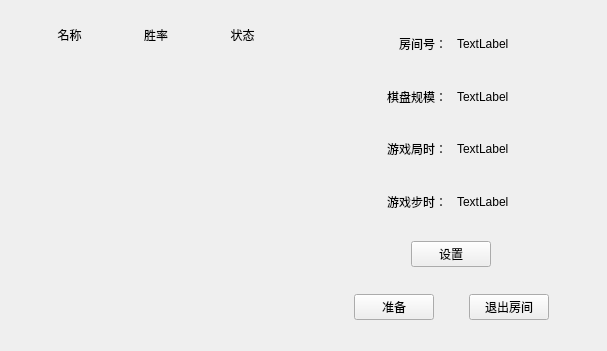
<?xml version="1.0" encoding="UTF-8"?>
<ui version="4.0">
 <class>InnerRoom</class>
 <widget class="QWidget" name="InnerRoom">
  <property name="geometry">
   <rect>
    <x>0</x>
    <y>0</y>
    <width>607</width>
    <height>351</height>
   </rect>
  </property>
  <property name="windowTitle">
   <string>Form</string>
  </property>
  <layout class="QHBoxLayout" name="horizontalLayout">
   <item>
    <widget class="QWidget" name="widget" native="true">
     <layout class="QVBoxLayout" name="verticalLayout">
      <item>
       <widget class="QWidget" name="widget_4" native="true">
        <property name="sizePolicy">
         <sizepolicy hsizetype="Preferred" vsizetype="Fixed">
          <horstretch>0</horstretch>
          <verstretch>0</verstretch>
         </sizepolicy>
        </property>
        <property name="minimumSize">
         <size>
          <width>0</width>
          <height>0</height>
         </size>
        </property>
        <property name="maximumSize">
         <size>
          <width>16777215</width>
          <height>30</height>
         </size>
        </property>
        <layout class="QHBoxLayout" name="horizontalLayout_7">
         <item>
          <widget class="QLabel" name="label_2">
           <property name="text">
            <string>名称</string>
           </property>
           <property name="alignment">
            <set>Qt::AlignCenter</set>
           </property>
          </widget>
         </item>
         <item>
          <widget class="QLabel" name="label_4">
           <property name="text">
            <string>胜率</string>
           </property>
           <property name="alignment">
            <set>Qt::AlignCenter</set>
           </property>
          </widget>
         </item>
         <item>
          <widget class="QLabel" name="label_6">
           <property name="text">
            <string>状态</string>
           </property>
           <property name="alignment">
            <set>Qt::AlignCenter</set>
           </property>
          </widget>
         </item>
        </layout>
       </widget>
      </item>
      <item>
       <widget class="QWidget" name="widget_5" native="true">
        <layout class="QVBoxLayout" name="verticalLayout_3"/>
       </widget>
      </item>
     </layout>
    </widget>
   </item>
   <item>
    <widget class="QWidget" name="widget_2" native="true">
     <layout class="QVBoxLayout" name="verticalLayout_2">
      <item>
       <widget class="QWidget" name="widget_3" native="true">
        <layout class="QHBoxLayout" name="horizontalLayout_2">
         <property name="spacing">
          <number>10</number>
         </property>
         <item>
          <widget class="QLabel" name="label">
           <property name="text">
            <string>房间号：</string>
           </property>
           <property name="alignment">
            <set>Qt::AlignRight|Qt::AlignTrailing|Qt::AlignVCenter</set>
           </property>
          </widget>
         </item>
         <item>
          <widget class="QLabel" name="RoomID">
           <property name="text">
            <string>TextLabel</string>
           </property>
          </widget>
         </item>
        </layout>
       </widget>
      </item>
      <item>
       <widget class="QWidget" name="widget_6" native="true">
        <layout class="QHBoxLayout" name="horizontalLayout_3">
         <property name="spacing">
          <number>10</number>
         </property>
         <item>
          <widget class="QLabel" name="label_3">
           <property name="text">
            <string>棋盘规模：</string>
           </property>
           <property name="alignment">
            <set>Qt::AlignRight|Qt::AlignTrailing|Qt::AlignVCenter</set>
           </property>
          </widget>
         </item>
         <item>
          <widget class="QLabel" name="BoardSize">
           <property name="text">
            <string>TextLabel</string>
           </property>
          </widget>
         </item>
        </layout>
       </widget>
      </item>
      <item>
       <widget class="QWidget" name="widget_8" native="true">
        <layout class="QHBoxLayout" name="horizontalLayout_5">
         <property name="spacing">
          <number>10</number>
         </property>
         <item>
          <widget class="QLabel" name="label_5">
           <property name="text">
            <string>游戏局时：</string>
           </property>
           <property name="alignment">
            <set>Qt::AlignRight|Qt::AlignTrailing|Qt::AlignVCenter</set>
           </property>
          </widget>
         </item>
         <item>
          <widget class="QLabel" name="TotalTime">
           <property name="text">
            <string>TextLabel</string>
           </property>
          </widget>
         </item>
        </layout>
       </widget>
      </item>
      <item>
       <widget class="QWidget" name="widget_7" native="true">
        <layout class="QHBoxLayout" name="horizontalLayout_4">
         <property name="spacing">
          <number>10</number>
         </property>
         <item>
          <widget class="QLabel" name="label_7">
           <property name="text">
            <string>游戏步时：</string>
           </property>
           <property name="alignment">
            <set>Qt::AlignRight|Qt::AlignTrailing|Qt::AlignVCenter</set>
           </property>
          </widget>
         </item>
         <item>
          <widget class="QLabel" name="RoundTime">
           <property name="text">
            <string>TextLabel</string>
           </property>
          </widget>
         </item>
        </layout>
       </widget>
      </item>
      <item>
       <widget class="QWidget" name="widget_10" native="true">
        <layout class="QHBoxLayout" name="horizontalLayout_8">
         <item>
          <widget class="QPushButton" name="pushButton_3">
           <property name="sizePolicy">
            <sizepolicy hsizetype="Fixed" vsizetype="Fixed">
             <horstretch>0</horstretch>
             <verstretch>0</verstretch>
            </sizepolicy>
           </property>
           <property name="cursor">
            <cursorShape>PointingHandCursor</cursorShape>
           </property>
           <property name="text">
            <string>设置</string>
           </property>
          </widget>
         </item>
        </layout>
       </widget>
      </item>
      <item>
       <widget class="QWidget" name="widget_9" native="true">
        <layout class="QHBoxLayout" name="horizontalLayout_6">
         <item>
          <widget class="QPushButton" name="pushButton">
           <property name="sizePolicy">
            <sizepolicy hsizetype="Fixed" vsizetype="Fixed">
             <horstretch>0</horstretch>
             <verstretch>0</verstretch>
            </sizepolicy>
           </property>
           <property name="cursor">
            <cursorShape>PointingHandCursor</cursorShape>
           </property>
           <property name="text">
            <string>准备</string>
           </property>
          </widget>
         </item>
         <item>
          <widget class="QPushButton" name="pushButton_2">
           <property name="sizePolicy">
            <sizepolicy hsizetype="Fixed" vsizetype="Fixed">
             <horstretch>0</horstretch>
             <verstretch>0</verstretch>
            </sizepolicy>
           </property>
           <property name="cursor">
            <cursorShape>PointingHandCursor</cursorShape>
           </property>
           <property name="text">
            <string>退出房间</string>
           </property>
          </widget>
         </item>
        </layout>
       </widget>
      </item>
     </layout>
    </widget>
   </item>
  </layout>
 </widget>
 <resources/>
 <connections/>
</ui>
